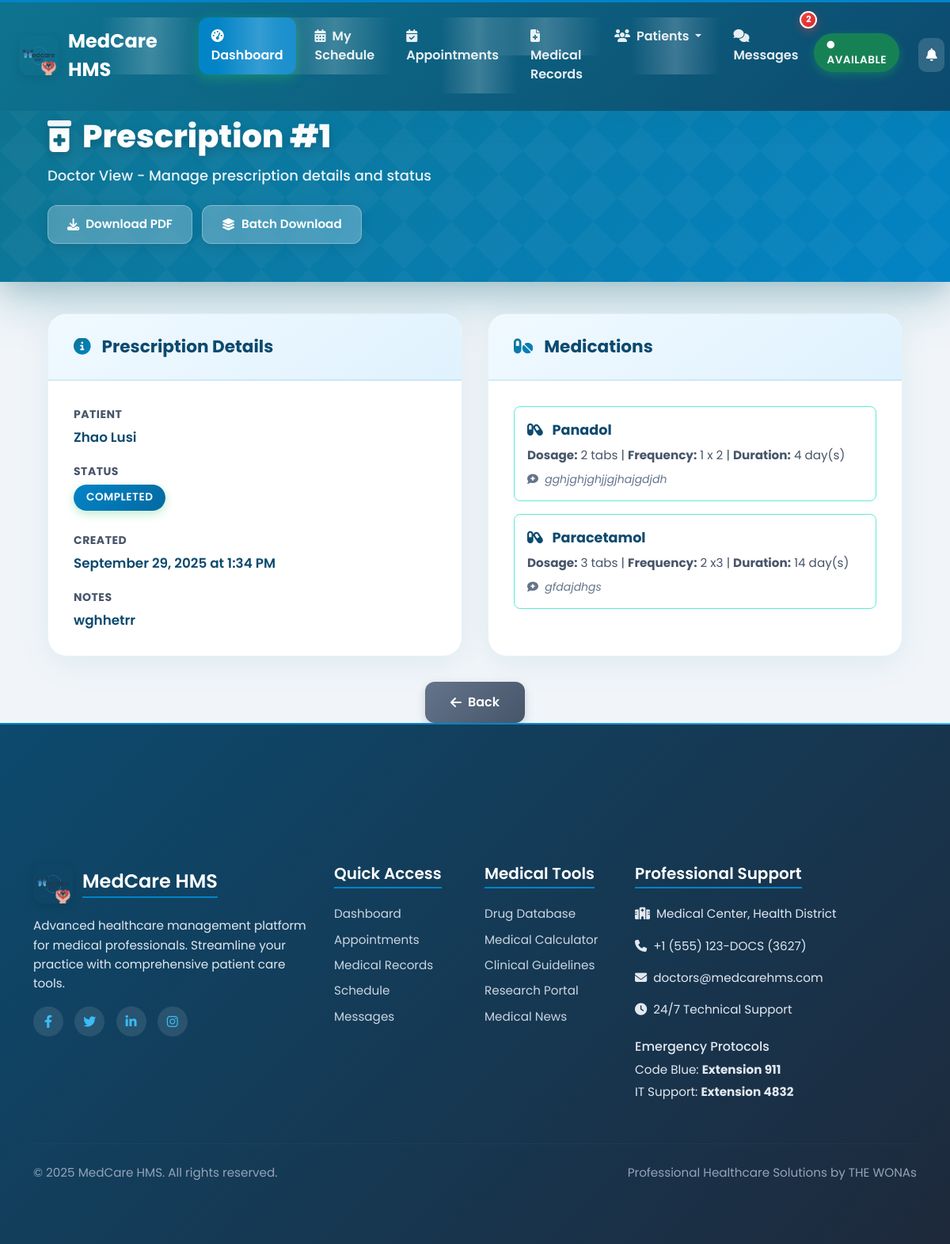
The app's page /prescriptions/doctor/1/ (signed in) with its own data.
### prescriptions/models.py (models this page shows, shortened)
class Prescription(models.Model):
    STATUS_CHOICES = (
        ('ACTIVE', 'Active'),
        ('COMPLETED', 'Completed'),
        ('CANCELLED', 'Cancelled'),
    )
    patient = models.ForeignKey(PatientProfile, on_delete=models.CASCADE, related_name='prescriptions')
    doctor = models.ForeignKey(DoctorProfile, on_delete=models.SET_NULL, null=True, related_name='prescriptions')
    medical_record = models.ForeignKey(MedicalRecord, on_delete=models.SET_NULL, null=True, blank=True, related_name='linked_prescriptions')
    notes = models.TextField(blank=True, null=True)
    status = models.CharField(max_length=20, choices=STATUS_CHOICES, default='ACTIVE')
    created_at = models.DateTimeField(auto_now_add=True)
    updated_at = models.DateTimeField(auto_now=True)
    class Meta:
        ordering = ['-created_at']

class PrescribedMedication(models.Model):
    prescription = models.ForeignKey(Prescription, on_delete=models.CASCADE, related_name='medications')
    medication_name = models.CharField(max_length=255)
    dosage = models.CharField(max_length=255, help_text="e.g., 500 mg")
    frequency = models.CharField(max_length=255, help_text="e.g., Twice a day")
    duration_days = models.PositiveIntegerField(default=1)
    instructions = models.TextField(blank=True, null=True)

### patients/models.py (models this page shows, shortened)
class PatientProfile(models.Model):
    GENDER_CHOICES = (('Male', 'Male'), ('Female', 'Female'), ('Other', 'Other'))
    BLOOD_GROUP_CHOICES = (
        ('A+', 'A+'), ('A-', 'A-'), ('B+', 'B+'), ('B-', 'B-'),
        ('AB+', 'AB+'), ('AB-', 'AB-'), ('O+', 'O+'), ('O-', 'O-'),
    )
    user = models.OneToOneField(User, on_delete=models.CASCADE, related_name='patientprofile')
    profile_picture = models.ImageField(upload_to=get_patient_image_path, null=True, blank=True, default='static/profile_pictures/default.jpeg')
    date_of_birth = models.DateField(null=True, blank=True)
    gender = models.CharField(max_length=10, choices=GENDER_CHOICES, null=True, blank=True)
    address = models.TextField(max_length=500, null=True, blank=True)
    blood_group = models.CharField(max_length=3, choices=BLOOD_GROUP_CHOICES, null=True, blank=True)
    emergency_contact_name = models.CharField(max_length=100, null=True, blank=True)
    emergency_contact_number = models.CharField(max_length=20, null=True, blank=True)
    medical_history = models.TextField(null=True, blank=True, help_text="Allergies, chronic conditions, etc.")
    insurance_provider = models.CharField(max_length=100, null=True, blank=True)
    insurance_policy_number = models.CharField(max_length=100, null=True, blank=True)

### prescriptions/views.py (the view)
# urls.py: path('doctor/<int:pk>/', views.prescription_detail_doctor_view, name='doctor_prescription_detail'),
@login_required
@doctor_required
def prescription_detail_doctor_view(request, pk):
    prescription = get_object_or_404(Prescription.objects.select_related('patient__user', 'doctor__user'), pk=pk)
    return render(request, 'prescriptions/prescription_detail_doctor.html', {'prescription': prescription})

### accounts/templatetags/profile_tags.py (called while the page is built)
@register.simple_tag
def get_profile_image_url(user):
    try:
        if hasattr(user, 'doctorprofile') and user.doctorprofile.profile_picture:
            return user.doctorprofile.profile_picture.url
        elif hasattr(user, 'patientprofile') and user.patientprofile.profile_picture:
            return user.patientprofile.profile_picture.url
        elif hasattr(user, 'receptionistprofile') and user.receptionistprofile.profile_picture:
            return user.receptionistprofile.profile_picture.url
    except (AttributeError, ValueError):
        pass
    return '/static/profile_pictures/default.jpeg'

@register.simple_tag
def get_user_initials(user):
    if user.first_name and user.last_name:
        return f"{user.first_name[0]}{user.last_name[0]}".upper()
    elif user.first_name:
        return user.first_name[0].upper()
    elif user.username:
        return user.username[0].upper()
    return "U"

@register.simple_tag
def get_user_role_color(user):
    try:
        if hasattr(user, 'doctorprofile'):
            return '#14B8A6'  # Teal accent for doctors
        elif hasattr(user, 'patientprofile'):
            return '#0E7490'  # Primary teal for patients
        elif hasattr(user, 'receptionistprofile'):
            return '#5ce9f6'  # Purple accent for receptionists
    except AttributeError:
        pass
    return '#14B8A6'  # Default to teal

@register.inclusion_tag('components/profile_image.html')
def profile_image(user, size="40", css_class="user-avatar", show_fallback=True):
    return {
        'user': user,
        'size': size,
        'css_class': css_class,
        'show_fallback': show_fallback,
        'image_url': get_profile_image_url(user),
        'initials': get_user_initials(user),
        'role_color': get_user_role_color(user),
    }

### chat/context_processors.py (called while the page is built)
def unread_chat_messages(request):
    if request.user.is_authenticated:
        threads = request.user.chat_threads.all()
        total_unread = 0
        for thread in threads:
            total_unread += thread.get_unread_count_for_user(request.user)
        return {'unread_chat_messages_count': total_unread}
    return {'unread_chat_messages_count': 0}

### chat/models.py (called while the page is built)
    def get_unread_count_for_user(self, user):
        return self.messages.filter(is_read=False).exclude(sender=user).count()

### templates/prescriptions/prescription_detail_doctor.html (shortened to what this page needs)
{% extends 'base_doctor.html' %}
{% load static %}
{% block content %}
<div class="dashboard-wrapper">
    <div class="prescription-header">
        <div class="header-content">
            <h1 class="prescription-title">
                <i class="fas fa-prescription-bottle-alt"></i>
                Prescription #{{ prescription.id }}
            </h1>
            <p class="prescription-subtitle">Doctor View - Manage prescription details and status</p>
            <div class="action-buttons">
                <a href="{% url 'prescriptions:prescription_download' prescription.id %}" class="btn-action">
                    <i class="fas fa-download"></i>
                    Download PDF
                </a>
                <a href="{% url 'prescriptions:prescription_batch_download' %}?ids={{ prescription.id }}" class="btn-action">
                    <i class="fas fa-layer-group"></i>
                    Batch Download
                </a>
            </div>
        </div>
    </div>
    <div class="content-section">
        <div class="info-cards">
            <div class="info-card">
                <div class="info-card-header">
                    <h5>
                        <i class="fas fa-info-circle"></i>
                        Prescription Details
                    </h5>
                </div>
                <div class="info-card-body">
                    <div class="info-item">
                        <div class="info-label">Patient</div>
                        <div class="info-value">{{ prescription.patient.user.get_full_name }}</div>
                    </div>
                    <div class="info-item">
                        <div class="info-label">Status</div>
                        <div>
                            <span class="status-badge {{ prescription.status|lower }}">
                                {{ prescription.get_status_display }}
                            </span>
                        </div>
                    </div>
                    <div class="info-item">
                        <div class="info-label">Created</div>
                        <div class="info-value">{{ prescription.created_at|date:'F d, Y \a\t g:i A' }}</div>
                    </div>
                    {% if prescription.notes %}
                    <div class="info-item">
                        <div class="info-label">Notes</div>
                        <div class="info-value" style="white-space: pre-wrap;">{{ prescription.notes }}</div>
                    </div>
                    {% endif %}
                </div>
            </div>
            <div class="info-card">
                <div class="info-card-header">
                    <h5>
                        <i class="fas fa-pills"></i>
                        Medications
                    </h5>
                </div>
                <div class="info-card-body">
                    {% if prescription.medications.all %}
                    <ul class="medication-list">
                        {% for m in prescription.medications.all %}
                        <li class="medication-item">
                            <div class="medication-name">
                                <i class="fas fa-capsules me-2"></i>
                                {{ m.medication_name }}
                            </div>
                            <div class="medication-details">
                                <strong>Dosage:</strong> {{ m.dosage }} |
                                <strong>Frequency:</strong> {{ m.frequency }} |
                                <strong>Duration:</strong> {{ m.duration_days }} day(s)
                            </div>
                            {% if m.instructions %}
                            <div class="medication-instructions">
                                <i class="fas fa-comment-medical me-1"></i>
                                {{ m.instructions }}
                            </div>
                            {% endif %}
                        </li>
                        {% endfor %}
                    </ul>
                    {% else %}
                    <div class="empty-state">
                        <i class="fas fa-pills" style="font-size: 3rem; margin-bottom: 1rem; display: block;"></i>
                        <p>No medications added to this prescription.</p>
                    </div>
                    {% endif %}
                </div>
            </div>
        </div>
        <div class="text-center mt-4">
            <a href="javascript:history.back()" class="btn-back">
                <i class="fas fa-arrow-left"></i>
                Back
            </a>
        </div>
    </div>
</div>
{% endblock %}

### static/css/themes/doctor-theme.css (style rules this page uses)
:root { --doctor-primary: #14B8A6; --doctor-primary-dark: #0F766E; --doctor-primary-light: #5EEAD4; --doctor-secondary: #0284C7; --doctor-accent: #22C55E; --doctor-warning: #F59E0B; --doctor-danger: #EF4444; --doctor-success: #10B981; --doctor-gradient-primary: linear-gradient(135deg, #14B8A6 0%, #0F766E 100%); --doctor-gradient-secondary: linear-gradient(135deg, #0284C7 0%, #0369A1 100%); --doctor-gradient-card: linear-gradient(145deg, #ffffff 0%, #f8fafc 100%); --doctor-shadow-primary: 0 4px 20px rgba(20, 184, 166, 0.25); --doctor-shadow-card: 0 8px 32px rgba(15, 118, 110, 0.15); --doctor-shadow-hover: 0 12px 40px rgba(20, 184, 166, 0.3); }

### templates/base_doctor.html (style rules this page uses)
:root { --primary-teal: #0E7490; --primary-dark-teal: #0C4A6E; --sky-blue: #0284C7; --light-sky-blue: #38BDF8; --background-light: #F1F5F9; --background-white: #FFFFFF; --accent-blue: var(--sky-blue); --text-dark: #1E293B; --accent-green: var(--accent-blue); --accent-orange: #F97316; }
* { font-family: 'Poppins', sans-serif; }
body { background-color: var(--background-light); color: var(--text-dark); display: flex; flex-direction: column; min-height: 100vh; overflow-x: hidden; }
.status-badge { padding: 0.4rem 1rem; border-radius: 25px; font-size: 0.85rem; font-weight: 600; animation: pulse 2s infinite; box-shadow: 0 4px 12px rgba(34, 197, 94, 0.3); position: relative; overflow: hidden; }
.status-badge::before { content: ''; position: absolute; top: 50%; left: 50%; width: 0; height: 0; border-radius: 50%; background: rgba(255, 255, 255, 0.3); transform: translate(-50%, -50%); transition: width 0.6s, height 0.6s; }
.content-animated { animation: contentLoad 0.6s ease-out forwards; }
html { scroll-behavior: smooth; }

### templates/components/messages.html (style rules this page uses)
:root { --message-success: #10b981; --message-success-bg: #ecfdf5; --message-success-border: #a7f3d0; --message-success-text: #065f46; --message-error: #ef4444; --message-error-bg: #fef2f2; --message-error-border: #fecaca; --message-error-text: #991b1b; --message-warning: #f59e0b; --message-warning-bg: #fffbeb; --message-warning-border: #fed7aa; --message-warning-text: #92400e; --message-info: #3b82f6; --message-info-bg: #eff6ff; --message-info-border: #bfdbfe; --message-info-text: #1e40af; --message-slide-duration: 300ms; --message-fade-duration: 250ms; --message-scale-duration: 200ms; }

### records on screen
Prescription: id "1", patient.user.get_full_name "Zhao Lusi", status "COMPLETED", created_at "September 29, 2025 at 1:34 PM", notes "wghhetrr"
PrescribedMedication: medication_name "Panadol", dosage "2 tabs", frequency "1 x 2", duration_days "4", instructions "gghjghjghjjgjhajgdjdh"
PrescribedMedication: medication_name "Paracetamol", dosage "3 tabs", frequency "2 x3", duration_days "14", instructions "gfdajdhgs"

### other values on screen
{{ unread_chat_messages_count }} "2"
